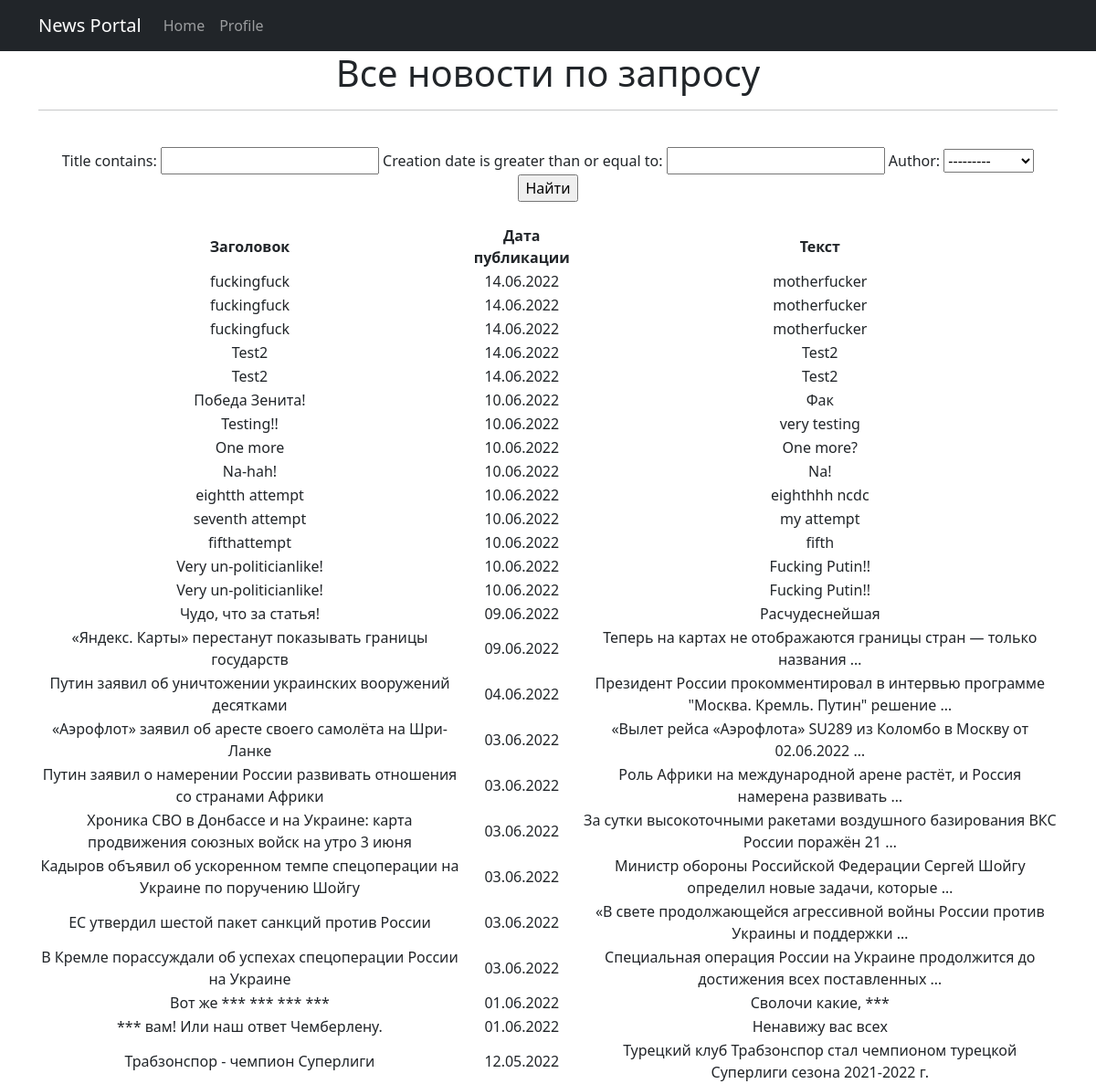
The app's page /news/search/ with its own data.
### accounts/models.py (models this page shows, shortened)
class Post(models.Model):
    post_type_choices = [
        ('AR', 'Статья'),
        ('NW', 'Новость')
    ]
    author = models.ForeignKey(Author, on_delete=models.CASCADE)
    post_type = models.CharField(max_length=2, choices=post_type_choices, default='AR')
    creation_date = models.DateTimeField(auto_now_add=True)
    post_category = models.ManyToManyField(Category, through='PostCategory')
    title = models.CharField(max_length=128)
    post_text = models.TextField()
    post_rating = models.SmallIntegerField(default=0)

### accounts/views.py (the view)
# urls.py: path('search/', PostSearch.as_view()),
class PostSearch(ListView):
    model = Post
    template_name = 'post_search.html'
    context_object_name = 'post_search'
    ordering = ['-creation_date']
    paginate_by = 1
    def get_context_data(self, **kwargs):
        context = super().get_context_data(**kwargs)
        context['filter'] = PostFilter(self.request.GET, queryset=self.get_queryset())
        return context

### accounts/models.py (called while the page is built)
    def __str__(self):
        return f'{self.user}'

### accounts/templatetags/custom_filters.py (called while the page is built)
@register.filter(name='censor')
def censor(value, arg):
    obscene_words = ['сука', 'хуй', 'пизда', 'блядь']
    post_words = value.split(' ')
    for word in post_words:
        if word.strip('.,!?').lower() in obscene_words:
            post_words.insert(post_words.index(word), arg)
            post_words.remove(word)
    return ' '.join(post_words)

### templates/post_search.html (shortened to what this page needs)
{% extends 'default.html' %}
{% load custom_filters %}
{% block content %}
<h1>Все новости по запросу</h1>
<hr>
<br>
<form method="GET">
    {{ filter.form }}
    <input type="submit" value="Найти">
</form>
<br>
<table>
    <tr>
        <td>
            <strong>Заголовок</strong>
        </td>
        <td>
            <strong>Дата публикации</strong>
        </td>
        <td>
            <strong>Текст</strong>
        </td>
    </tr>
    {% for post in filter.qs %}
    <tr>
        <td>
            {{post.title|censor:'***'}}
        </td>
        <td>
            {{post.creation_date|date:'d.m.Y'}}
        </td>
        <td>
            {{post.post_text|truncatewords:10|censor:'***'}}
        </td>
    </tr>
    {% endfor %}
</table>
{% endblock content %}

### records on screen
Post: title|censor "fuckingfuck", creation_date "14.06.2022", post_text|censor "motherfucker"
Post: title|censor "fuckingfuck", creation_date "14.06.2022", post_text|censor "motherfucker"
Post: title|censor "fuckingfuck", creation_date "14.06.2022", post_text|censor "motherfucker"
Post: title|censor "Test2", creation_date "14.06.2022", post_text|censor "Test2"
Post: title|censor "Test2", creation_date "14.06.2022", post_text|censor "Test2"
Post: title|censor "Победа Зенита!", creation_date "10.06.2022", post_text|censor "Фак"
Post: title|censor "Testing!!", creation_date "10.06.2022", post_text|censor "very testing"
Post: title|censor "One more", creation_date "10.06.2022", post_text|censor "One more?"
Post: title|censor "Na-hah!", creation_date "10.06.2022", post_text|censor "Na!"
Post: title|censor "eightth attempt", creation_date "10.06.2022", post_text|censor "eighthhh ncdc"
Post: title|censor "seventh attempt", creation_date "10.06.2022", post_text|censor "my attempt"
Post: title|censor "fifthattempt", creation_date "10.06.2022", post_text|censor "fifth"
Post: title|censor "Very un-politicianlike!", creation_date "10.06.2022", post_text|censor "Fucking Putin!!"
Post: title|censor "Very un-politicianlike!", creation_date "10.06.2022", post_text|censor "Fucking Putin!!"
Post: title|censor "Чудо, что за статья!", creation_date "09.06.2022", post_text|censor "Расчудеснейшая"
Post: title|censor "«Яндекс. Карты» перестанут показывать границы государств", creation_date "09.06.2022", post_text|censor "Теперь на картах не отображаются границы стран — только названия …"
Post: title|censor "Путин заявил об уничтожении украинских вооружений десятками", creation_date "04.06.2022", post_text|censor "Президент России прокомментировал в интервью программе \"Москва. Кремль. Путин\" решение …"
Post: title|censor "«Аэрофлот» заявил об аресте своего самолёта на Шри-Ланке", creation_date "03.06.2022", post_text|censor "«Вылет рейса «Аэрофлота» SU289 из Коломбо в Москву от 02.06.2022 …"
Post: title|censor "Путин заявил о намерении России развивать отношения со странами Африки", creation_date "03.06.2022", post_text|censor "Роль Африки на международной арене растёт, и Россия намерена развивать …"
Post: title|censor "Хроника СВО в Донбассе и на Украине: карта продвижения союзных войск на утро 3 июня", creation_date "03.06.2022", post_text|censor "За сутки высокоточными ракетами воздушного базирования ВКС России поражён 21 …"
Post: title|censor "Кадыров объявил об ускоренном темпе спецоперации на Украине по поручению Шойгу", creation_date "03.06.2022", post_text|censor "Министр обороны Российской Федерации Сергей Шойгу определил новые задачи, которые …"
Post: title|censor "ЕС утвердил шестой пакет санкций против России", creation_date "03.06.2022", post_text|censor "«В свете продолжающейся агрессивной войны России против Украины и поддержки …"
Post: title|censor "В Кремле порассуждали об успехах спецоперации России на Украине", creation_date "03.06.2022", post_text|censor "Специальная операция России на Украине продолжится до достижения всех поставленных …"
Post: title|censor "Вот же *** *** *** ***", creation_date "01.06.2022", post_text|censor "Сволочи какие, ***"
Post: title|censor "*** вам! Или наш ответ Чемберлену.", creation_date "01.06.2022", post_text|censor "Ненавижу вас всех"
Post: title|censor "Трабзонспор - чемпион Суперлиги", creation_date "12.05.2022", post_text|censor "Турецкий клуб Трабзонспор стал чемпионом турецкой Суперлиги сезона 2021-2022 г."
